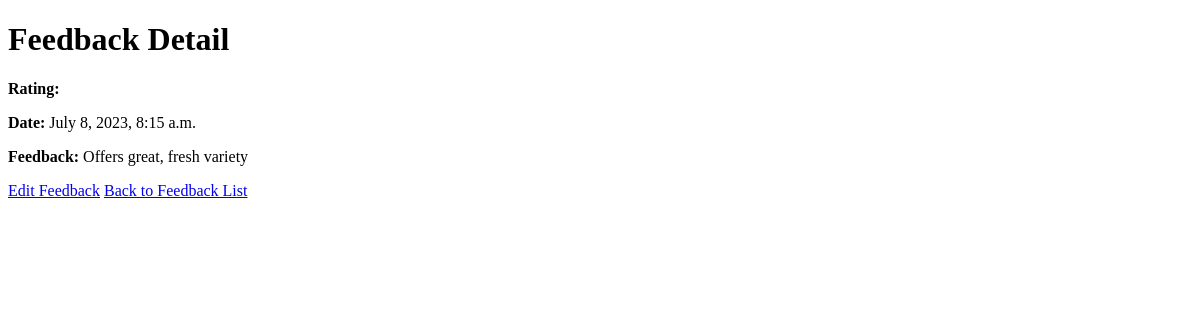
Before: /feedback/feedback/detail/4/ with the older database file.
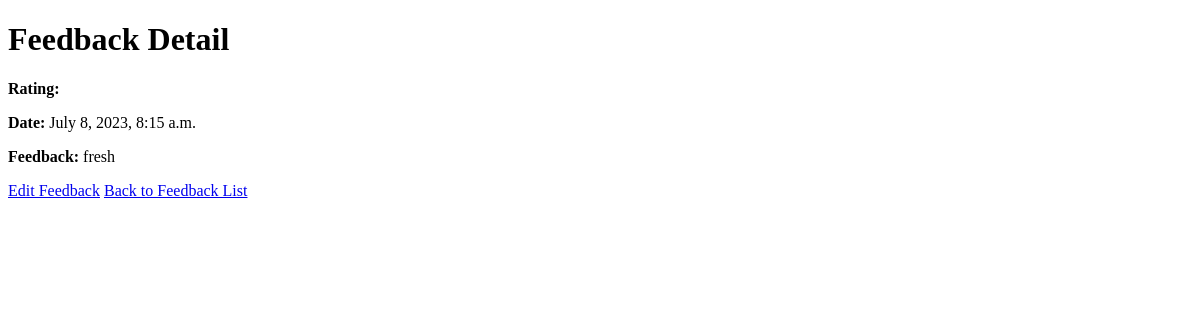
After: the same page with the newer database file.
### feedback/models.py (models this page shows)
class Feedback(models.Model):
    feedback = models.TextField()
    date = models.DateTimeField(auto_now_add=True)
    ratings = models.CharField(max_length=5)

### feedback/views.py (the view)
# urls.py: path('feedback/detail/<int:id>/', views.feedback_details, name='feedback_detail_view'),
def feedback_details(request, id):
    feedback = Feedback.objects.get(id=id)
    return render(request, "feedback/feedback_detail.html",{"feedback":feedback})

### templates/feedback/feedback_detail.html (shortened to what this page needs)
<!DOCTYPE html>
<html lang="en">
<head>
</head>
<body>
    {% block content %}
    <div class="feedback-detail-container">
        <h1>Feedback Detail</h1>
        <div class="feedback-info">
            <p><strong>Rating:</strong> {{ feedback.rating }}</p>
            <p><strong>Date:</strong> {{ feedback.date }}</p>
            <p><strong>Feedback:</strong> {{ feedback.feedback }}</p>
        </div>
        <a href="{% url 'edit_feedback_view' feedback.id %}" class="edit-link">Edit Feedback</a>
        <a href="{% url 'feedback_list' %}" class="back-link">Back to Feedback List</a>
    </div>
    {% endblock %}
</body>
</html>

Changed rows visible on the page:
changed Feedback: feedback "Offers great, fresh variety" → "fresh"
